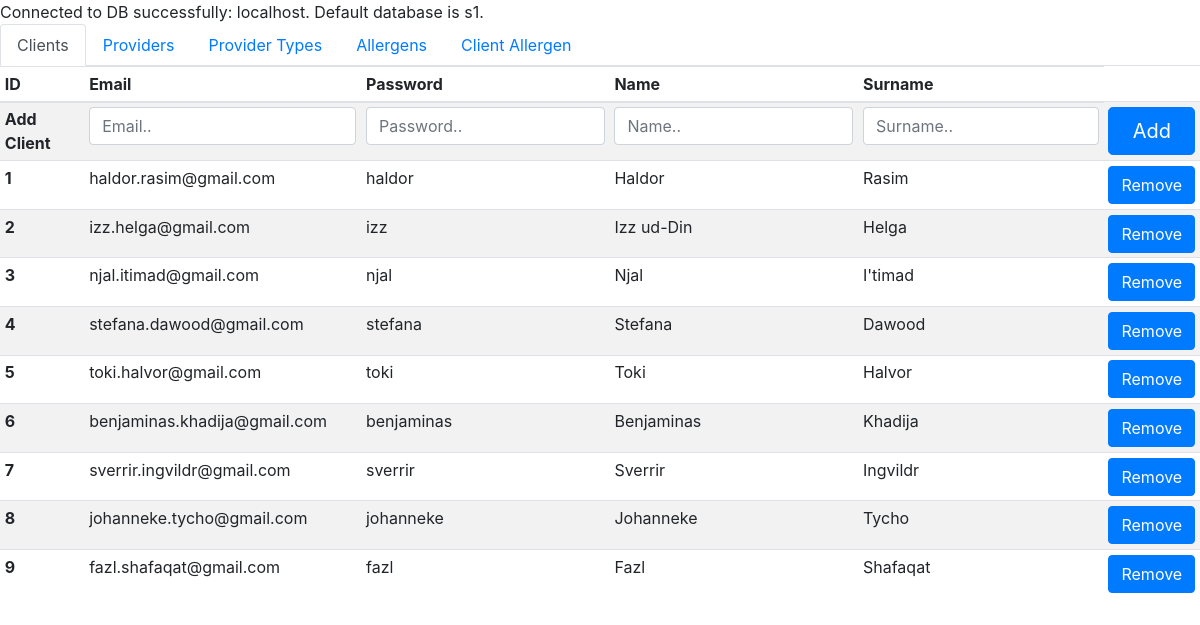
The app's page /control_panel.php, older data.
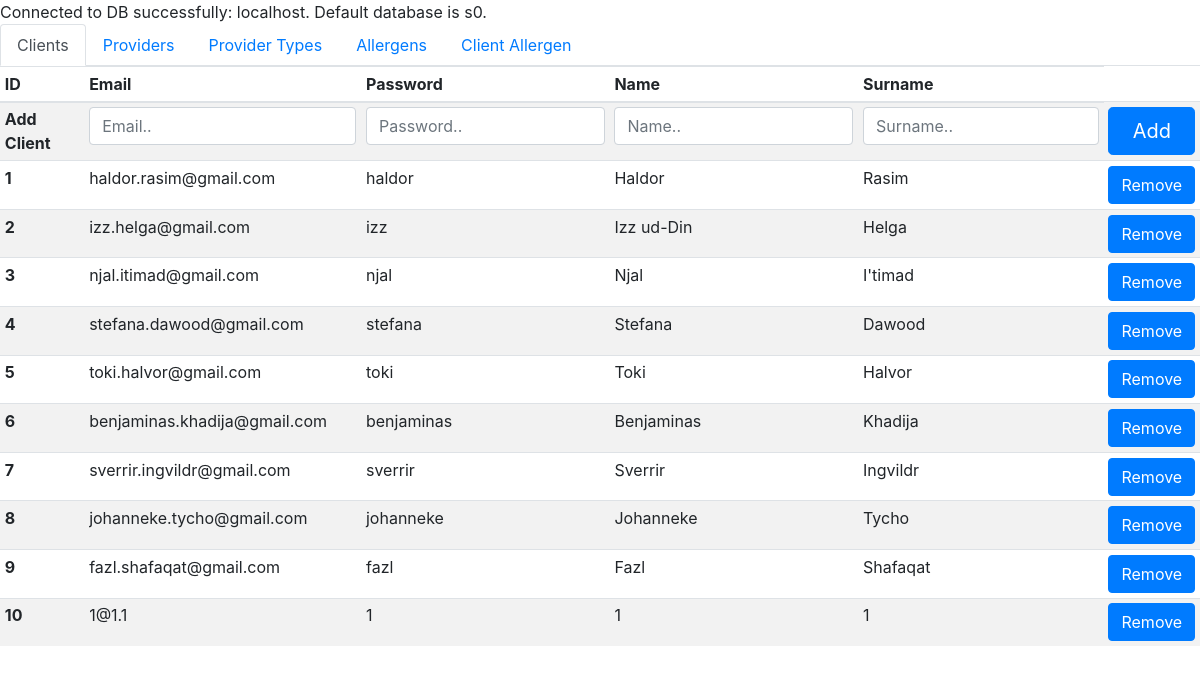
The same page, newer data.
### tables this page shows
CREATE TABLE `client` (
  `client_id` int(11) NOT NULL AUTO_INCREMENT,
  `client_email` varchar(45) NOT NULL,
  `client_password` varchar(45) NOT NULL,
  `client_name` varchar(45) NOT NULL,
  `client_surname` varchar(45) NOT NULL,
  PRIMARY KEY (`client_id`)
);

### control_panel.php (the view, shortened to what this page needs)
<!DOCTYPE html>
<html lang="en">
<head>
  <link rel="stylesheet" href="https://stackpath.bootstrapcdn.com/bootstrap/4.3.1/css/bootstrap.min.css">
</head>
<body>
  <?php
  $servername = "localhost";
  $username = "root";
  $password="";
  $db = "uni_web_prod";
  $conn = new mysqli($servername, $username,$password,$db);
  printf("Connected to DB successfully: %s.\n",$conn->host_info);
  if ($result = $conn->query("SELECT DATABASE()")) {
    $row = $result->fetch_row();
    printf("Default database is %s.\n", $row[0]);
  }
  ?>
  <nav>
    <div class="nav nav-tabs" id="nav-tab" role="tablist">
      <a class="nav-item nav-link active" id="nav-clients-tab" data-toggle="tab" href="#nav-clients" role="tab" aria-controls="clients" aria-selected="true">Clients</a>
      <a class="nav-item nav-link" id="nav-providers-tab" data-toggle="tab" href="#nav-providers" role="tab" aria-controls="providers" aria-selected="false">Providers</a>
      <a class="nav-item nav-link" id="nav-provider-types-tab" data-toggle="tab" href="#nav-provider-types" role="tab" aria-controls="provider-types" aria-selected="false">Provider Types</a>
      <a class="nav-item nav-link" id="nav-allergens-tab" data-toggle="tab" href="#nav-allergens" role="tab" aria-controls="allergens" aria-selected="false">Allergens</a>
      <a class="nav-item nav-link" id="nav-client-allergen-tab" data-toggle="tab" href="#nav-client-allergen" role="tab" aria-controls="client-allergen" aria-selected="false">Client Allergen</a>
    </div>
  </nav>
  <div class="tab-content" id="nav-tabContent">
    <div class="tab-pane fade show active" id="nav-clients" role="tabpanel" aria-labelledby="nav-clients-tab">
      <div class="table-responsive">
        <table class="table table-hover table-striped table-sm">
          <thead>
            <tr>
              <th scope="col">ID</th>
              <th scope="col">Email</th>
              <th scope="col">Password</th>
              <th scope="col">Name</th>
              <th scope="col">Surname</th>
            </tr>
          </thead>
          <tbody>
            <tr>
              <th scope="row">Add Client</th>
              <form action="control_panel.php" method="post" name="client_add_form">
                <fieldset>
                  <td>
                    <input type="email" class="form-control" name="clientEmail" autocomplete="on" placeholder="Email.." required autofocus id="clientEmail" />
                  </td>
                  <td>
                    <input type="text" class="form-control" name="clientPassword" autocomplete="on" placeholder="Password.." required autofocus id="clientPassword" />
                  </td>
                  <td>
                    <input type="text" class="form-control" name="clientName" autocomplete="on" placeholder="Name.." required autofocus id="clientName" />
                  </td>
                  <td>
                    <input type="text" class="form-control" name="clientSurname" autocomplete="on" placeholder="Surname.." required autofocus id="clientSurname" />
                  </td>
                  <td>
                    <button type="submit" name="btnClientAdd" class="btn btn-primary btn-lg btn-block" value="clientAdd">
                      Add
                    </button>
                  </td>
                </fieldset>
              </form>
            </tr>
            <?php
              $query = $conn->query("SELECT * FROM client");
              while ($row = mysqli_fetch_array($query)):
            ?>
            <tr>
              <form action="control_panel.php" method="post" name="client_remove_form">
                <th scope="row"><?php echo $row['client_id'];?></th>
                <td><?php echo $row['client_email'];?></td>
                <td><?php echo $row['client_password'];?></td>
                <td><?php echo $row['client_name'];?></td>
                <td><?php echo $row['client_surname'];?></td>
                <td>
                  <button name="btnClientRemove" type="submit" class="btn btn-primary" value"clientRemove">
                    Remove
                  </button>
                </td>
            </tr>
            <?php  endwhile ?>
          </tbody>
        </table>
      </div>
    </div>
  </div>
</html>

Row changes from the older to the newer data that the page shows:
added client: client_id "10", client_email "1@1.1", client_password "1", client_name "1", client_surname "1"
Text that changed along with them:
$row[0]: "s1" → "s0"
